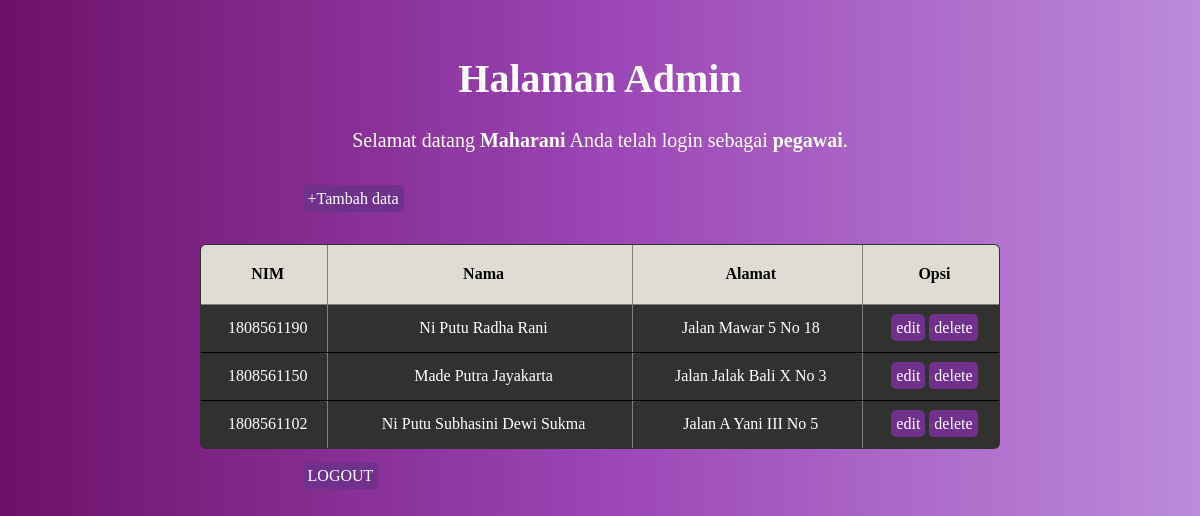
The page /halaman_admin.php (signed in) on the database its author committed.
### tables this page shows
CREATE TABLE `mahasiswa` (
  `id` int(100) NOT NULL,
  `nim` varchar(100) NOT NULL,
  `nama` varchar(100) NOT NULL,
  `alamat` text NOT NULL
);

### halaman_admin.php (the view, shortened to what this page needs)
<!DOCTYPE html>
<html lang="en">
<head>
	<link rel="stylesheet" href="style2.css">
</head>
<body>
	<h1>Halaman Admin</h1>
	<p>Selamat datang <b><?php echo $_SESSION['username']; ?></b> Anda telah login sebagai <b><?php echo $_SESSION['level']; ?></b>.</p>
	<br/>
	<div class="box">
	<a href="insert.php">+Tambah data</a>
	</div>
	<br/>
	<br/>
	<table border="1">
		<thead>
		<tr>
			<th>NIM</th>
			<th>Nama</th>
			<th>Alamat</th>
			<th>Opsi</th>
		</tr>
		</thead>
		<tbody>
		<?php
		include 'koneksi.php';
		$data = mysqli_query($koneksi,"select * from mahasiswa");
		while($d = mysqli_fetch_array($data)){
			?>
			<tr>
				<td><?php echo $d['nim']; ?></td>
				<td><?php echo $d['nama']; ?></td>
				<td><?php echo $d['alamat']; ?></td>
				<td>
					<a href="edit.php?id=<?php echo $d['id']; ?>">edit</a>
					<a href="delete.php?id=<?php echo $d['id']; ?>">delete</a>
				</td>
			</tr>
			<?php
		}
		?>
		</tbody>
	</table>
	<br/>
	<div class="box">
	<a href="logout.php">LOGOUT</a>
	</div>
</body>
</html>

### style2.css (style rules this page uses)
body { background-image: linear-gradient(to right, #6d1168, #9b45b6, #bd8bda); font: 400 14px; padding: 20px; }
h1 { font-size: 40px; text-align: center; color: white; }
.box { margin-left: 24%; }
a { background-color: rgb(112, 49, 141); padding: 5px; border-radius: 5px; color: white; text-decoration: none; }
p { font-size: 20px; text-align: center; color: white; }
table { border-spacing: 1; border-collapse: collapse; background-color: rgb(49, 49, 47); border-radius: 6px; overflow: hidden; max-width: 800px; width: 100%; margin: 0 auto; position: relative; }
td,th { padding-left: 8px; }
thead tr { height: 60px; background: #dfddd3; font-size: 16px; }
tbody tr { height: 48px; border-bottom: 1px solid black; color: white; }
td, th { text-align: center; }

### rows shown on the page
mahasiswa: nim "1808561190", nama "Ni Putu Radha Rani", alamat "Jalan Mawar 5 No 18"
mahasiswa: nim "1808561150", nama "Made Putra Jayakarta", alamat "Jalan Jalak Bali X No 3"
mahasiswa: nim "1808561102", nama "Ni Putu Subhasini Dewi Sukma", alamat "Jalan A Yani III No 5"

### other values the page prints
$_SESSION['username'] "Maharani"
$_SESSION['level'] "pegawai"
